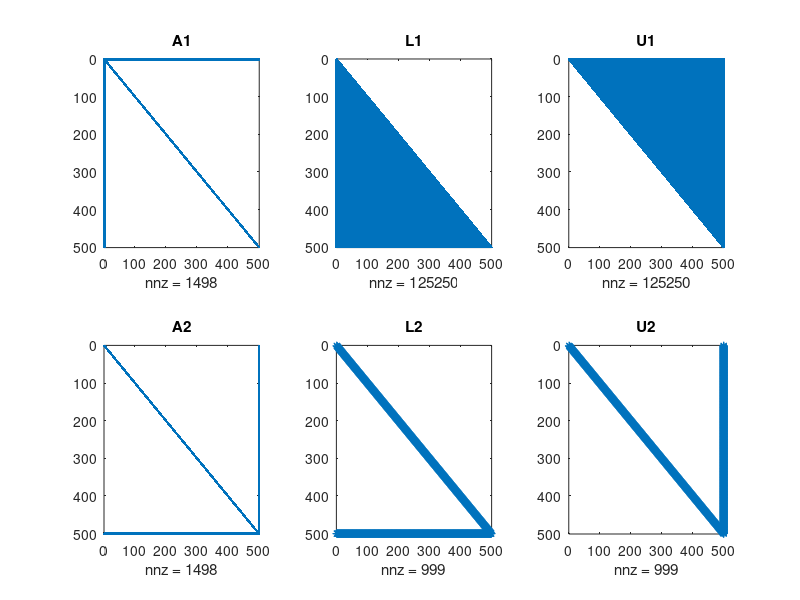

The MATLAB script that drew this image:
clear
close all

N=500;
alpha=N+1;
A1=alpha*eye(N,N);
A1(1,:)=1;
A1(:,1)=1;
A1(1,1)=alpha;

A2=alpha*eye(N,N);A2(end,:)=1;A2(:,end)=1;A2(end,end)=alpha;


[L1,U1]=lu(A1);
[L2,U2]=lu(A2);


subplot(2,3,1)
spy(A1)
title('A1')
subplot(2,3,2)
spy(L1)
title('L1')
subplot(2,3,3)
spy(U1)
title('U1')

subplot(2,3,4)
spy(A2)
title('A2')
subplot(2,3,5)
spy(L2)
title('L2')
subplot(2,3,6)
spy(U2)
title('U2')

